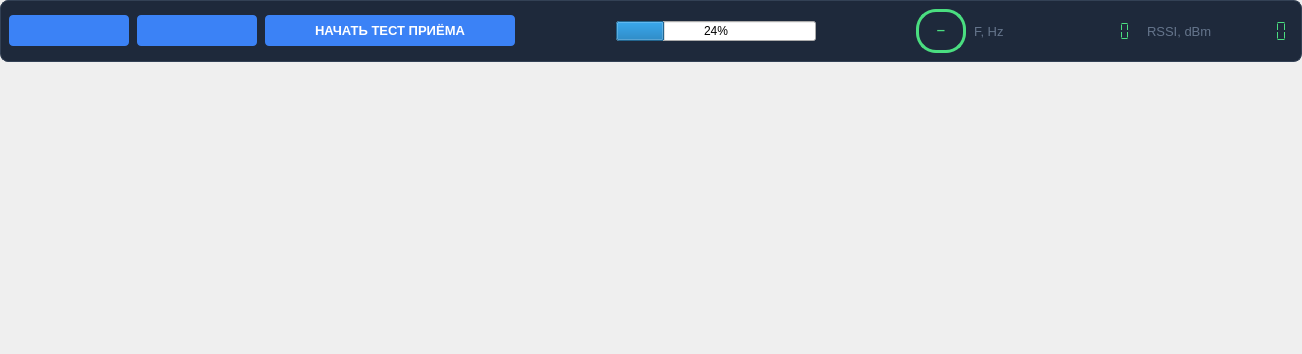
          <widget class="QWidget" name="scrollAreaWidgetContentsRecieve">
           <property name="geometry">
            <rect>
             <x>0</x>
             <y>0</y>
             <width>1302</width>
             <height>354</height>
            </rect>
           </property>
           <layout class="QVBoxLayout" name="verticalLayout_recieveScroll">
            <property name="spacing">
             <number>8</number>
            </property>
            <property name="leftMargin">
             <number>0</number>
            </property>
            <property name="topMargin">
             <number>0</number>
            </property>
            <property name="rightMargin">
             <number>0</number>
            </property>
            <property name="bottomMargin">
             <number>0</number>
            </property>
            <item>
             <widget class="QFrame" name="frameRecieveSettings">
              <property name="styleSheet">
               <string notr="true">#frameRecieveSettings {
    color: #10b981;
    border-radius: 8px;
    border: 1px solid #334155;
    background-color: #1e293b;
}</string>
              </property>
              <property name="frameShape">
               <enum>QFrame::StyledPanel</enum>
              </property>
              <property name="frameShadow">
               <enum>QFrame::Raised</enum>
              </property>
              <layout class="QHBoxLayout" name="horizontalLayout_recieve">
               <property name="spacing">
                <number>8</number>
               </property>
               <property name="leftMargin">
                <number>8</number>
               </property>
               <property name="topMargin">
                <number>8</number>
               </property>
               <property name="rightMargin">
                <number>8</number>
               </property>
               <property name="bottomMargin">
                <number>8</number>
               </property>
               <item>
                <widget class="QPushButton" name="pushButtonRecieveTestPause">
                 <property name="minimumSize">
                  <size>
                   <width>120</width>
                   <height>0</height>
                  </size>
                 </property>
                 <property name="maximumSize">
                  <size>
                   <width>125</width>
                   <height>16777215</height>
                  </size>
                 </property>
                 <property name="font">
                  <font>
                   <pointsize>10</pointsize>
                   <bold>true</bold>
                  </font>
                 </property>
                 <property name="visible">
                  <bool>false</bool>
                 </property>
                 <property name="styleSheet">
                  <string notr="true">QPushButton {
    background-color: #3b82f6;
    color: white;
    border: none;
    padding: 8px 16px;
    border-radius: 4px;
    font-weight: bold;
}
QPushButton:hover { background-color: #2563eb; }
QPushButton:pressed { background-color: #1d4ed8; }
QPushButton:disabled { background-color: #475569; color: #94a3b8; border: none; padding: 8px 16px; }</string>
                 </property>
                 <property name="text">
                  <string/>
                 </property>
                </widget>
               </item>
               <item>
                <widget class="QPushButton" name="pushButtonRecieveTestStop">
                 <property name="minimumSize">
                  <size>
                   <width>120</width>
                   <height>0</height>
                  </size>
                 </property>
                 <property name="maximumSize">
                  <size>
                   <width>125</width>
                   <height>16777215</height>
                  </size>
                 </property>
                 <property name="font">
                  <font>
                   <pointsize>10</pointsize>
                   <bold>true</bold>
                  </font>
                 </property>
                 <property name="visible">
                  <bool>false</bool>
                 </property>
                 <property name="styleSheet">
                  <string notr="true">QPushButton {
    background-color: #3b82f6;
    color: white;
    border: none;
    padding: 8px 16px;
    border-radius: 4px;
    font-weight: bold;
}
QPushButton:hover { background-color: #2563eb; }
QPushButton:pressed { background-color: #1d4ed8; }
QPushButton:disabled { background-color: #475569; color: #94a3b8; border: none; padding: 8px 16px; }</string>
                 </property>
                 <property name="text">
                  <string/>
                 </property>
                </widget>
               </item>
               <item>
                <widget class="QPushButton" name="pushButtonStartTestingRecieve">
                 <property name="minimumSize">
                  <size>
                   <width>250</width>
                   <height>0</height>
                  </size>
                 </property>
                 <property name="maximumSize">
                  <size>
                   <width>250</width>
                   <height>16777215</height>
                  </size>
                 </property>
                 <property name="font">
                  <font>
                   <pointsize>10</pointsize>
                   <bold>true</bold>
                  </font>
                 </property>
                 <property name="layoutDirection">
                  <enum>Qt::RightToLeft</enum>
                 </property>
                 <property name="styleSheet">
                  <string notr="true">QPushButton {
    background-color: #3b82f6;
    color: white;
    border: none;
    padding: 8px 16px;
    border-radius: 4px;
    font-weight: bold;
}
QPushButton:hover { background-color: #2563eb; }
QPushButton:pressed { background-color: #1d4ed8; }
QPushButton:checked {
    background-color: #15803d;
    color: white;
    border: 2px solid #4ade80;
    padding: 6px 14px;
}
QPushButton:checked:hover { background-color: #166534; border-color: #86efac; }
QPushButton:checked:pressed { background-color: #14532d; }
QPushButton:disabled { background-color: #475569; color: #94a3b8; border: none; padding: 8px 16px; }</string>
                 </property>
                 <property name="text">
                  <string>НАЧАТЬ ТЕСТ ПРИЁМА</string>
                 </property>
                 <property name="checkable">
                  <bool>false</bool>
                 </property>
                </widget>
               </item>
               <item>
                <spacer name="horizontalSpacer_4">
                 <property name="orientation">
                  <enum>Qt::Horizontal</enum>
                 </property>
                 <property name="sizeHint" stdset="0">
                  <size>
                   <width>40</width>
                   <height>20</height>
                  </size>
                 </property>
                </spacer>
               </item>
               <item>
                <widget class="QProgressBar" name="progressBarRecieve">
                 <property name="sizePolicy">
                  <sizepolicy hsizetype="Preferred" vsizetype="Fixed">
                   <horstretch>0</horstretch>
                   <verstretch>0</verstretch>
                  </sizepolicy>
                 </property>
                 <property name="minimumSize">
                  <size>
                   <width>200</width>
                   <height>20</height>
                  </size>
                 </property>
                 <property name="maximumSize">
                  <size>
                   <width>16777215</width>
                   <height>20</height>
                  </size>
                 </property>
                 <property name="styleSheet">
                  <string notr="true"/>
                 </property>
                 <property name="value">
                  <number>24</number>
                 </property>
                </widget>
               </item>
               <item>
                <spacer name="horizontalSpacer_3">
                 <property name="orientation">
                  <enum>Qt::Horizontal</enum>
                 </property>
                 <property name="sizeHint" stdset="0">
                  <size>
                   <width>40</width>
                   <height>20</height>
                  </size>
                 </property>
                </spacer>
               </item>
               <item>
                <layout class="QHBoxLayout" name="horizontalLayout_20">
                 <item>
                  <widget class="QFrame" name="frameRecievePPMStatus">
                   <property name="minimumSize">
                    <size>
                     <width>50</width>
                     <height>0</height>
                    </size>
                   </property>
                   <property name="styleSheet">
                    <string notr="true">#frameRecievePPMStatus {
        color: #94a3b8;
        border-radius: 20px;
        border: 3px solid #4ade80;
        background-color: #1e293b;
        padding: 0px 0px 0px 0px;
    }
    #labelRecievePPMStatus {
        color: #4ade80;
        font-family: Consolas;
        font-weight: bold;
    }</string>
                   </property>
                   <property name="frameShape">
                    <enum>QFrame::StyledPanel</enum>
                   </property>
                   <property name="frameShadow">
                    <enum>QFrame::Raised</enum>
                   </property>
                   <layout class="QHBoxLayout" name="horizontalLayout_recieve_ppm_status">
                    <item>
                     <widget class="QLabel" name="labelRecievePPMStatus">
                      <property name="styleSheet">
                       <string notr="true"/>
                      </property>
                      <property name="text">
                       <string>—</string>
                      </property>
                      <property name="alignment">
                       <set>Qt::AlignCenter</set>
                      </property>
                     </widget>
                    </item>
                   </layout>
                  </widget>
                 </item>
                 <item>
                  <widget class="QLabel" name="labelRecieveFreqCaption">
                   <property name="font">
                    <font>
                     <pointsize>10</pointsize>
                    </font>
                   </property>
                   <property name="styleSheet">
                    <string notr="true">color: #64748b;</string>
                   </property>
                   <property name="text">
                    <string>F, Hz</string>
                   </property>
                  </widget>
                 </item>
                 <item>
                  <widget class="QLCDNumber" name="lcdRecieveFreqValue">
                   <property name="minimumSize">
                    <size>
                     <width>0</width>
                     <height>44</height>
                    </size>
                   </property>
                   <property name="font">
                    <font>
                     <family>Consolas</family>
                     <pointsize>10</pointsize>
                     <bold>true</bold>
                    </font>
                   </property>
                   <property name="layoutDirection">
                    <enum>Qt::RightToLeft</enum>
                   </property>
                   <property name="autoFillBackground">
                    <bool>false</bool>
                   </property>
                   <property name="styleSheet">
                    <string notr="true">QLCDNumber {
    background-color: #1e293b;
    color: #4ade80;
    padding: 2px 6px;
    font-family: Consolas;
    font-weight: bold;
}</string>
                   </property>
                   <property name="frameShape">
                    <enum>QFrame::NoFrame</enum>
                   </property>
                   <property name="smallDecimalPoint">
                    <bool>false</bool>
                   </property>
                   <property name="digitCount">
                    <number>12</number>
                   </property>
                   <property name="segmentStyle">
                    <enum>QLCDNumber::Flat</enum>
                   </property>
                  </widget>
                 </item>
                 <item>
                  <widget class="QLabel" name="labelRecieveRSSICaption">
                   <property name="font">
                    <font>
                     <pointsize>10</pointsize>
                    </font>
                   </property>
                   <property name="styleSheet">
                    <string notr="true">color: #64748b;</string>
                   </property>
                   <property name="text">
                    <string>RSSI, dBm</string>
                   </property>
                  </widget>
                 </item>
                 <item>
                  <widget class="QLCDNumber" name="lcdRecieveRSSIValue">
                   <property name="minimumSize">
                    <size>
                     <width>0</width>
                     <height>44</height>
                    </size>
                   </property>
                   <property name="font">
                    <font>
                     <family>Consolas</family>
                     <pointsize>10</pointsize>
                     <bold>true</bold>
                    </font>
                   </property>
                   <property name="layoutDirection">
                    <enum>Qt::RightToLeft</enum>
                   </property>
                   <property name="autoFillBackground">
                    <bool>false</bool>
                   </property>
                   <property name="styleSheet">
                    <string notr="true">QLCDNumber {
    background-color: #1e293b;
    color: #4ade80;
    padding: 2px 6px;
    font-family: Consolas;
    font-weight: bold;
}</string>
                   </property>
                   <property name="frameShape">
                    <enum>QFrame::NoFrame</enum>
                   </property>
                   <property name="frameShadow">
                    <enum>QFrame::Raised</enum>
                   </property>
                   <property name="lineWidth">
                    <number>1</number>
                   </property>
                   <property name="smallDecimalPoint">
                    <bool>false</bool>
                   </property>
                   <property name="digitCount">
                    <number>6</number>
                   </property>
                   <property name="segmentStyle">
                    <enum>QLCDNumber::Flat</enum>
                   </property>
                  </widget>
                 </item>
                </layout>
               </item>
              </layout>
             </widget>
            </item>
            <item>
             <spacer name="verticalSpacer_recieve">
              <property name="orientation">
               <enum>Qt::Vertical</enum>
              </property>
              <property name="sizeHint" stdset="0">
               <size>
                <width>20</width>
                <height>20</height>
               </size>
              </property>
             </spacer>
            </item>
           </layout>
          </widget>
